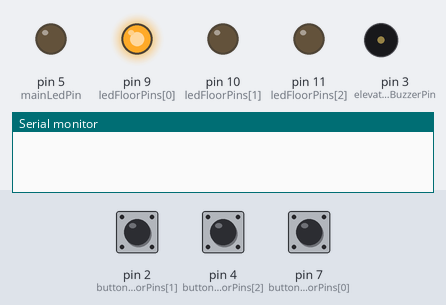
The sketch below on a simulated Arduino Uno, built with avr-gcc and run on an emulated ATmega328P. Parts: output pins drawn as LEDs (lit = HIGH), buzzer (waves = sounding), the last lines printed to the serial monitor. The test bench sets the inputs (shaded band); at power-on: pin 2 (buttonFloorPins[1]) HIGH, pin 7 (buttonFloorPins[0]) HIGH, pin 4 (buttonFloorPins[2]) HIGH.

Above: at 1.2 s.
1.3 s: pin 2 (buttonFloorPins[1]) pulled LOW for 0.15 s
At 1.9 s:
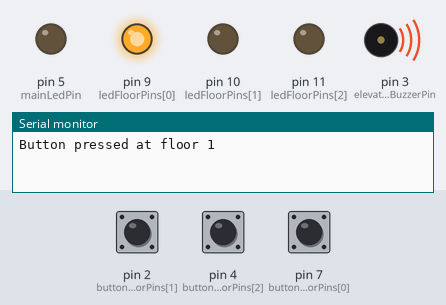
At 5.4 s:
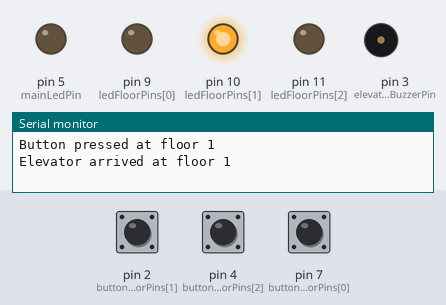
7.3 s: pin 7 (buttonFloorPins[0]) pulled LOW for 1 s
At 8.8 s:
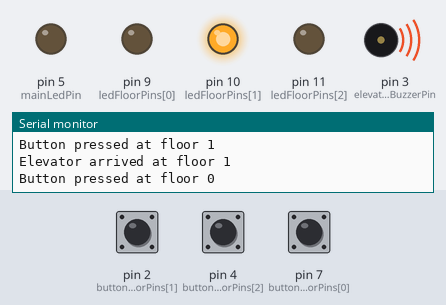
Timing chart, 0 to 13.5 s (numbered marks = the images above; inputs shaded):
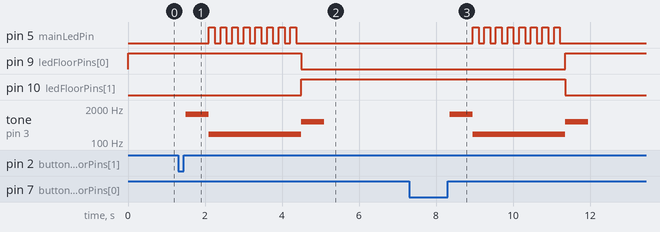

The sketch:

elevator.ino
```cpp
const int serialBaud = 9600;

const int nrOfFloors = 3;

// Pins
const int ledFloorPins[nrOfFloors] = { 9, 10, 11 };
const int buttonFloorPins[nrOfFloors] = { 7, 2, 4 };
const int mainLedPin = 5;
const int elevatorBuzzerPin = 3;

// Inputs
byte reading[nrOfFloors] = { HIGH, HIGH, HIGH };
byte prevReading[nrOfFloors] = { HIGH, HIGH, HIGH };
byte buttonState[nrOfFloors] = { HIGH, HIGH, HIGH };

// Debounce
unsigned long prevDebounceTime[nrOfFloors] = { 0, 0, 0 };
const int debounceDelay = 50;

// Elevator
int currentFloor = 0;
int targetFloor = 0;
unsigned long prevFloorTime = 0;
const int floorDelay = 3000;

// Main led blinking while elevator is moving
const int mainLedBlinkTime = 150;
unsigned long prevMainLedBlink = 0;
byte mainLedState = LOW;

// Button pressed for doors closing
unsigned long buttonPressedTime = 0;

// Buzzer variables
const int doorsTime = 600;
const int doorsOpeningFrequency = 587;
const int doorsClosingFrequency = 587 * 2;
const int elevatorMovingFrequency = 196;

void setup() {
  for (int i = 0; i < nrOfFloors; ++i) {
    pinMode(ledFloorPins[i], OUTPUT);
    pinMode(buttonFloorPins[i], INPUT_PULLUP);
  }

  pinMode(mainLedPin, OUTPUT);
  pinMode(elevatorBuzzerPin, OUTPUT);

  digitalWrite(ledFloorPins[0], HIGH);

  Serial.begin(serialBaud);
}

void loop() {

  // Debounce for button input
  for (int i = 0; i < nrOfFloors; ++i) {
    reading[i] = digitalRead(buttonFloorPins[i]);

    if (reading[i] != prevReading[i]) {
      prevDebounceTime[i] = millis();
    }

    if ((millis() - prevDebounceTime[i]) > debounceDelay) {

      // Button was pressed
      if (buttonState[i] != reading[i]) {
        buttonState[i] = reading[i];

        if (buttonState[i] == HIGH) {
          Serial.println((String) "Button pressed at floor " + i);

          // Only take inputs if elevator is not moving
          if (targetFloor == currentFloor) {
            targetFloor = i;

            prevFloorTime = millis();

            // Doors closing
            buttonPressedTime = millis();
            tone(elevatorBuzzerPin, doorsClosingFrequency, doorsTime);
          }
        }
      }
    }
    prevReading[i] = reading[i];
  }

  // Actual elevator code
  // Check if the floor we want is not the one we're on, and that the doors have closed
  if (targetFloor != currentFloor && ((millis() - buttonPressedTime) > doorsTime)) {
    // Elevator moving sound
    tone(elevatorBuzzerPin, elevatorMovingFrequency);

    // Main led blink
    if ((millis() - prevMainLedBlink) > mainLedBlinkTime) {
      mainLedState = !mainLedState;
      digitalWrite(mainLedPin, mainLedState);

      prevMainLedBlink = millis();
    }

    // Switch floors every floorDelay miliseconds (3 seconds)
    // Check if it's going up or down
    // If it arrived at correct floor buzz the doors opening
    if ((millis() - prevFloorTime) > floorDelay) {
      digitalWrite(ledFloorPins[currentFloor], LOW);

      prevFloorTime = millis();
      if (targetFloor > currentFloor) {
        currentFloor++;
      } else {
        currentFloor--;
      }

      digitalWrite(ledFloorPins[currentFloor], HIGH);

      // Doors opening
      if (currentFloor == targetFloor) {
        Serial.println((String) "Elevator arrived at floor " + currentFloor);
        tone(elevatorBuzzerPin, doorsOpeningFrequency, doorsTime);
      }
    }
  }
}
```

Measured:
- after the input at 1.3 s, pin 5 (mainLedPin): alternates HIGH for 0.15 s and LOW for 0.15 s, 16 changes in all, then stays LOW, starting after 0.80 s; pin 9 (ledFloorPins[0]): HIGH → LOW after 3.2 s
- after the input at 7.3 s, pin 5 (mainLedPin): alternates HIGH for 0.15 s and LOW for 0.15 s, 16 changes in all, then stays LOW, starting after 1.7 s; pin 9 (ledFloorPins[0]): LOW → HIGH after 4.1 s
